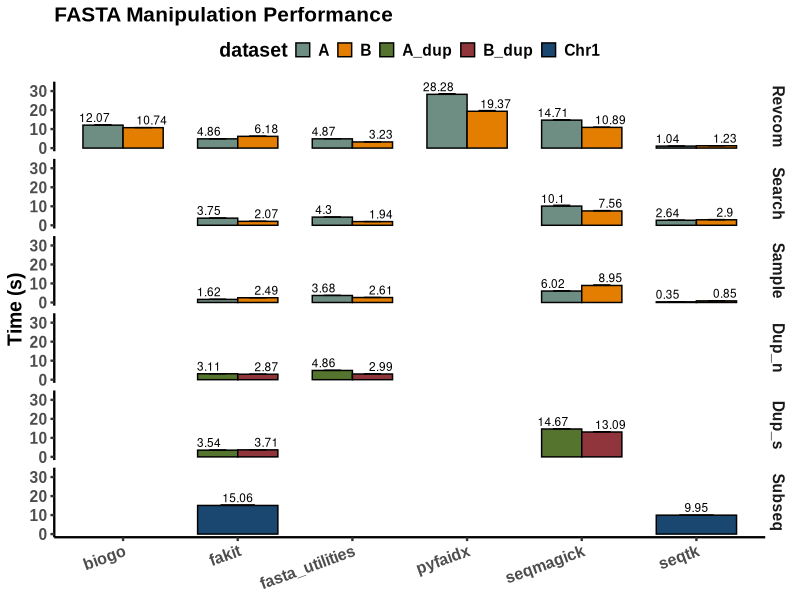
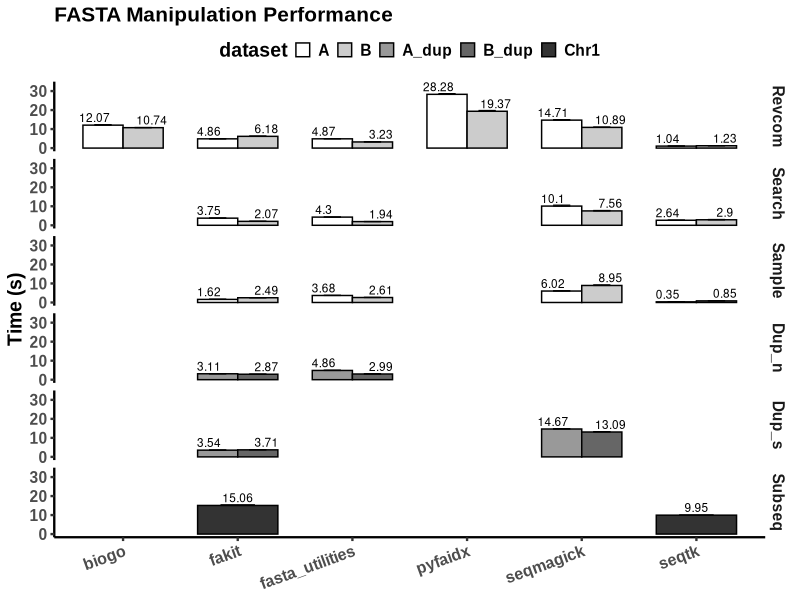

Here is the R script that generated these plots, in order:
#!/usr/bin/env Rscript
library(ggplot2)
library(scales)
library(ggthemes)

df <- read.csv("run_benchmark_00_all.pl.benchmark.csv", sep = "\t")

df$test <- factor(df$test, levels = unique(df$test), ordered = TRUE)
df$app <- factor(df$app, levels = unique(df$app), ordered = TRUE)
df$dataset <- factor(df$dataset, levels = unique(df$dataset), ordered = TRUE)


p <-
  ggplot(df, aes(x = app, y = time_mean, 
                 ymax=time_mean+time_stdev, ymin=time_mean,
                 group = dataset, fill = dataset, label=time_mean)) +
  geom_bar(stat = "identity", position = position_dodge(0.7), width = 0.7,  color = "black") +
  geom_errorbar(width = 0.3, position = position_dodge(0.7), size = 0.4) +
  geom_text(aes(y=time_mean+4), position = position_dodge(1), size=3)+
  
  # geom_hline(yintercept = 0, linetype = 1, size = 1) +
  
  scale_fill_manual(values = rev(stata_pal("s2color")(5)), labels = c("A", "B", "A_dup", "B_dup", "Chr1")) +
  
  scale_y_continuous(limits=c(0, max(df$time_mean)+5))+
  facet_grid(test ~ .) +
  ggtitle("FASTA Manipulation Performance") +
  ylab("Time (s)") +
  xlab(NULL)

p <- p +
  theme_bw() +
  theme(
    panel.border = element_blank(),
    panel.background = element_blank(),
    panel.grid.major = element_blank(),
    panel.grid.minor = element_blank(),
    axis.line.x = element_line(colour = "black", size = 0.8),
    axis.line.y = element_line(colour = "black", size = 0.8),
    axis.ticks.y = element_line(size = 0.8),
    axis.ticks.x = element_line(size = 0.8),
    axis.text.x = element_text(
      angle = 20, hjust = 1, vjust = 1
    ),
    
    strip.background = element_rect(
      colour = "white", fill = "white",
      size = 0.2
    ),
    # strip.text = element_text(size=10),
    
    legend.position = "top",
    # legend.title = element_blank(),
    legend.key.size = unit(0.4, "cm"),
    
    text = element_text(
      size = 14, family = "arial", face = "bold"
    ),
    plot.title = element_text(size=15)
  )

ggsave(p, file = "benchmark_colorful.png", width = 5, height = 6)

p <-p +scale_fill_manual(values = c("grey100", "grey80", "grey60", "grey40", "grey20"),
                  labels = c("A", "B", "A_dup", "B_dup", "Chr1"))
  
ggsave(p, file = "benchmark.png", width = 5, height = 6)
